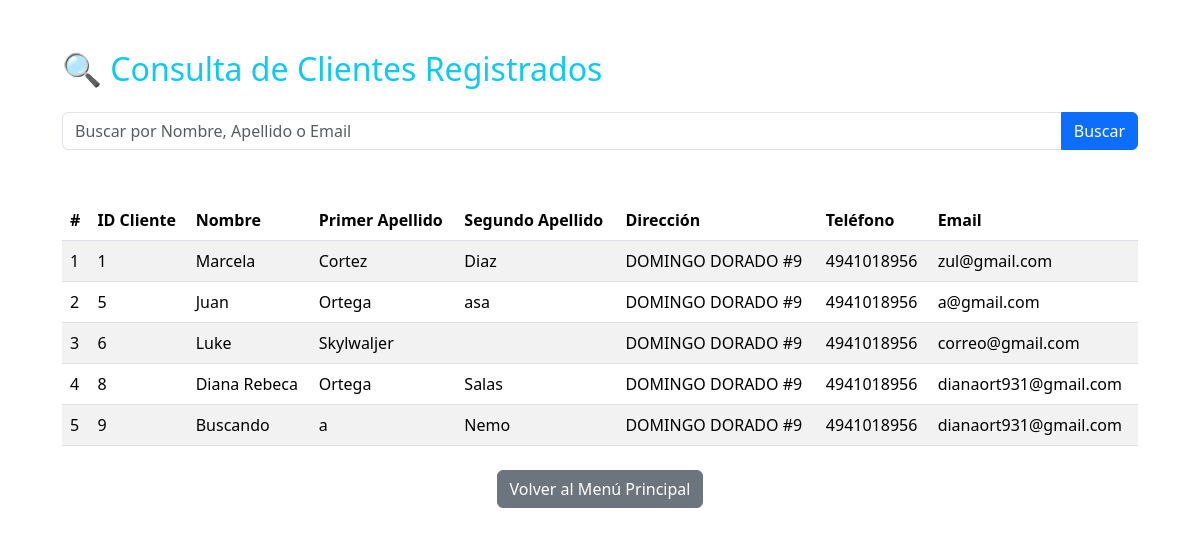
/0_proyecto_con_xamp/php/controllers/ABCC_Clientes/formularios/formulario_consultasCliente.php (signed in), run on the app's committed database.
### tables this page shows
CREATE TABLE `cliente` (
  `idCliente` int NOT NULL AUTO_INCREMENT,
  `Nombre` varchar(45) DEFAULT NULL,
  `Apellido1` varchar(45) DEFAULT NULL,
  `Apellido2` varchar(45) DEFAULT NULL,
  `Direccion` varchar(200) DEFAULT NULL,
  `Telefono` varchar(15) DEFAULT NULL,
  `Email` varchar(45) DEFAULT NULL,
  PRIMARY KEY (`idCliente`)
);

### 0_proyecto_con_xamp/php/database/conexion_bdd_autos_amistosos.php (called while the page is built, shortened)
<?php
class ConexionBDautosAmistosos {
    private static $instancia = null;
    private $conexion;
    private $host = "localhost";
    private $puerto = "3306";
    private $usuario = "dianita";
    private $password = "dianita";
    private $bd = "autos_amistosos";
    private function __construct() {
        $dsn = "mysql:host={$this->host};port={$this->puerto};dbname={$this->bd}";
        try {
            $this->conexion = new PDO($dsn, $this->usuario, $this->password);
            $this->conexion->setAttribute(PDO::ATTR_ERRMODE, PDO::ERRMODE_EXCEPTION);
        } catch (PDOException $e) {
            throw new Exception("Error en la conexión a la BD de Autos: " . $e->getMessage());
        }
    }
    public static function getInstancia(): ConexionBDautosAmistosos {
        if (self::$instancia === null) {
            self::$instancia = new self();
        }
        return self::$instancia;
    }
    public function getConexion(): PDO {
        return $this->conexion;
    }
}
?>

### 0_proyecto_con_xamp/php/controllers/ABCC_Clientes/clienteDAO.php (called while the page is built, shortened)
<?php
include_once(__DIR__ . '../../../database/conexion_bdd_autos_amistosos.php');
class ClienteDAO {
    private $conexion;
  public function __construct(){
    $instancia_singleton = ConexionBDautosAmistosos::getInstancia();
    $this->conexion = $instancia_singleton->getConexion();
}
    public function obtenerTodos(){
        $sql = "SELECT idCliente, Nombre, Apellido1, Apellido2, Direccion, Telefono, Email FROM Cliente";
        try {
            $stmt = $this->conexion->prepare($sql);
            $stmt->execute();
            return $stmt->fetchAll(PDO::FETCH_ASSOC);
        } catch (PDOException $e) {
            error_log("Error al obtener todos los Clientes: " . $e->getMessage());
            return [];
        }
    }
}
?>

### 0_proyecto_con_xamp/php/controllers/ABCC_Clientes/formularios/formulario_consultasCliente.php (the view, shortened to what this page needs)
<?php
include_once('../clienteDAO.php');
$cliente_obj = new clienteDAO();
$termino_busqueda = $_GET['busqueda'] ?? '';
if (!empty($termino_busqueda)) {
    $datos = $cliente_obj->buscarClientes($termino_busqueda);
} else {
    $datos = $cliente_obj->obtenerTodos();
}
$num_filas = is_array($datos) ? count($datos) : 0;
$contador = 1;
?>
<!DOCTYPE html>
<html lang="es">
<head>
    <link href="https://cdn.jsdelivr.net/npm/bootstrap@5.3.3/dist/css/bootstrap.min.css" rel="stylesheet">
</head>
<body>
<div class="container">
    <h2 class="mb-4 text-info">🔍 Consulta de Clientes Registrados</h2>
    <form action="<?php echo htmlspecialchars($_SERVER["PHP_SELF"]); ?>" method="GET" class="mb-4">
        <div class="input-group">
            <input type="text" class="form-control" placeholder="Buscar por Nombre, Apellido o Email"
                    name="busqueda" value="<?php echo htmlspecialchars($termino_busqueda); ?>">
            <button class="btn btn-primary" type="submit">Buscar</button>
        </div>
    </form>
    </div>
<div class="container">
    <?php
        if($num_filas == 0){
            echo "<div class='alert alert-info' role='alert'>No se encontraron registros de clientes.</div>";
        } else {
            echo '<table class="table table-striped table-hover">';
            echo '<thead>';
                echo '<tr>';
                echo '<th scope="col">#</th>';
                echo '<th scope="col">ID Cliente</th>';
                echo '<th scope="col">Nombre</th>';
                echo '<th scope="col">Primer Apellido</th>';
                echo '<th scope="col">Segundo Apellido</th>';
                echo '<th scope="col">Dirección</th>';
                echo '<th scope="col">Teléfono</th>';
                echo '<th scope="col">Email</th>';
                echo ' </tr>';
            echo '</thead>';
            echo '<tbody>';
            foreach($datos as $fila){
                printf(
                    "<tr>
                        <td> %s </td>
                        <td>%s</td>
                        <td>%s</td>
                        <td>%s</td>
                        <td>%s</td>
                        <td>%s</td>
                        <td>%s</td>
                        <td>%s</td>
                    </tr>",
                    $contador++,
                    $fila['idCliente'],
                    $fila['Nombre'],
                    $fila['Apellido1'],
                    $fila['Apellido2'],
                    $fila['Direccion'],
                    $fila['Telefono'],
                    $fila['Email']
                );
            }
            echo '</tbody>';
            echo '</table>';
        }
    ?>
    <div class="text-center mt-4">
        <a href="../../../../pages/Empleado_Vendedor/menuPrincipal_EV.php" class="btn btn-secondary">Volver al Menú Principal</a>
    </div>
</div>
</body>
</html>

### 0_proyecto_con_xamp/php/controllers/ABCC_Clientes/formularios/formulario_consultasCliente.php (style rules this page uses)
.container { max-width: 1100px; margin-top: 50px; }

### data on the page
cliente: idCliente "1", Nombre "Marcela", Apellido1 "Cortez", Apellido2 "Diaz", Direccion "DOMINGO DORADO #9", Telefono "4941018956", Email "zul@gmail.com"
cliente: idCliente "5", Nombre "Juan", Apellido1 "Ortega", Apellido2 "asa", Direccion "DOMINGO DORADO #9", Telefono "4941018956", Email "a@gmail.com"
cliente: idCliente "6", Nombre "Luke", Apellido1 "Skylwaljer", Direccion "DOMINGO DORADO #9", Telefono "4941018956", Email "correo@gmail.com"
cliente: idCliente "8", Nombre "Diana Rebeca", Apellido1 "Ortega", Apellido2 "Salas", Direccion "DOMINGO DORADO #9", Telefono "4941018956", Email "dianaort931@gmail.com"
cliente: idCliente "9", Nombre "Buscando", Apellido1 "a", Apellido2 "Nemo", Direccion "DOMINGO DORADO #9", Telefono "4941018956", Email "dianaort931@gmail.com"
